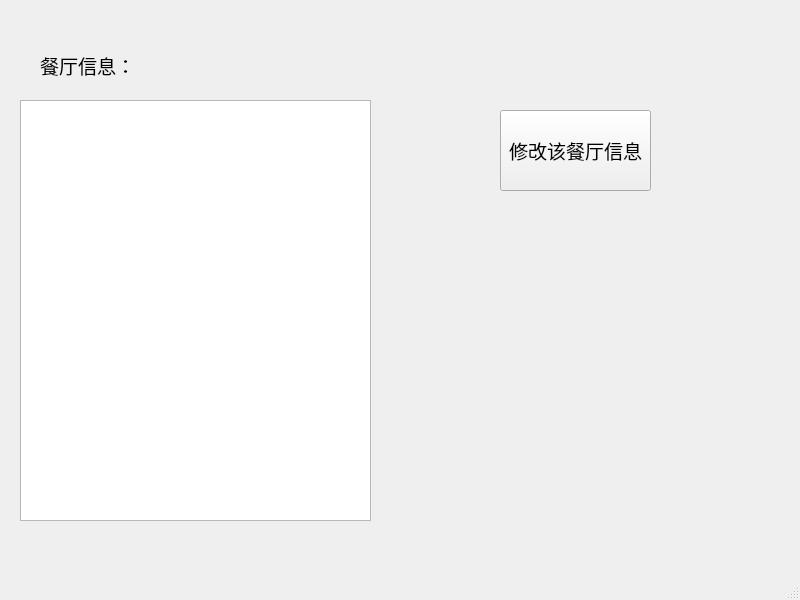
<?xml version="1.0" encoding="UTF-8"?>
<ui version="4.0">
 <class>chRenut</class>
 <widget class="QMainWindow" name="chRenut">
  <property name="geometry">
   <rect>
    <x>0</x>
    <y>0</y>
    <width>800</width>
    <height>600</height>
   </rect>
  </property>
  <property name="windowTitle">
   <string>MainWindow</string>
  </property>
  <widget class="QWidget" name="centralwidget">
   <widget class="QLabel" name="label">
    <property name="geometry">
     <rect>
      <x>40</x>
      <y>40</y>
      <width>131</width>
      <height>51</height>
     </rect>
    </property>
    <property name="font">
     <font>
      <family>Arial</family>
      <pointsize>14</pointsize>
     </font>
    </property>
    <property name="text">
     <string>餐厅信息：</string>
    </property>
   </widget>
   <widget class="QListWidget" name="listWidget">
    <property name="geometry">
     <rect>
      <x>20</x>
      <y>100</y>
      <width>351</width>
      <height>421</height>
     </rect>
    </property>
   </widget>
   <widget class="QPushButton" name="pushButton">
    <property name="geometry">
     <rect>
      <x>500</x>
      <y>110</y>
      <width>151</width>
      <height>81</height>
     </rect>
    </property>
    <property name="font">
     <font>
      <family>Arial</family>
      <pointsize>14</pointsize>
     </font>
    </property>
    <property name="text">
     <string>修改该餐厅信息</string>
    </property>
   </widget>
  </widget>
  <widget class="QMenuBar" name="menubar">
   <property name="geometry">
    <rect>
     <x>0</x>
     <y>0</y>
     <width>800</width>
     <height>23</height>
    </rect>
   </property>
  </widget>
  <widget class="QStatusBar" name="statusbar"/>
 </widget>
 <resources/>
 <connections/>
</ui>
